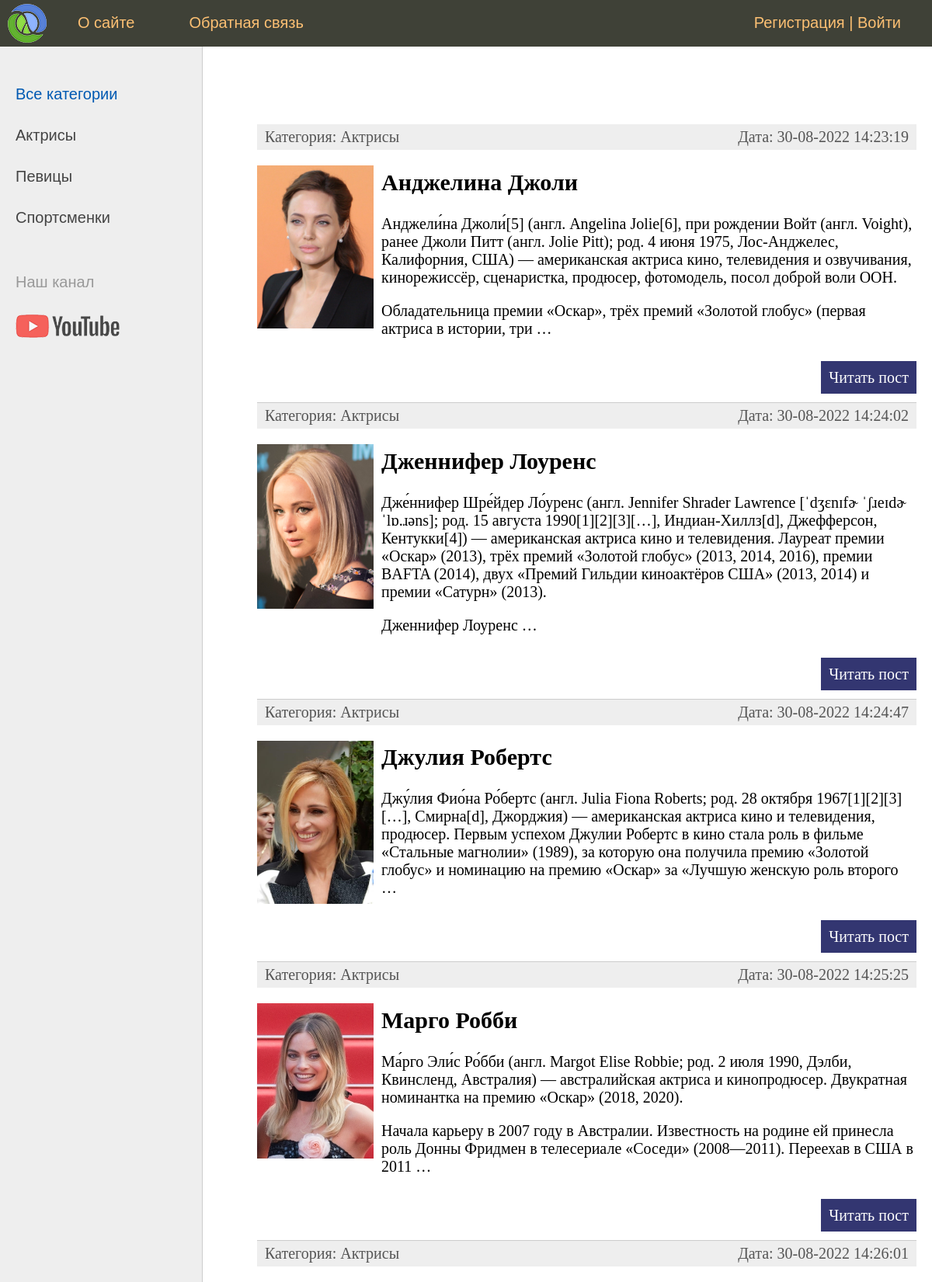
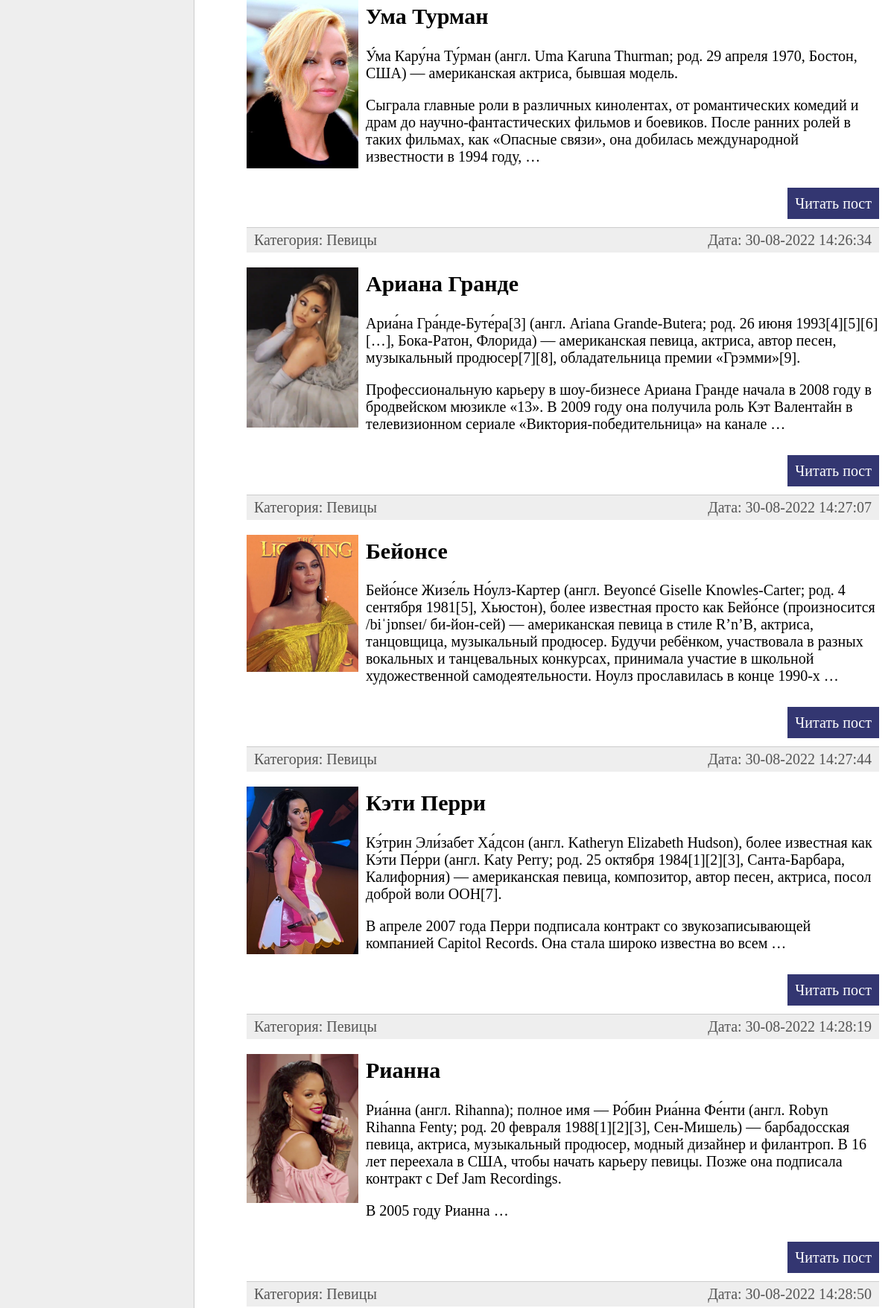
The page / (upper part) on the database its author committed (2 pictures, top to bottom).
### women/models.py (models this page shows, shortened)
class Category(models.Model):
    name = models.CharField(max_length=100, db_index=True, verbose_name='Название')
    slug = models.SlugField(max_length=255, unique=True, db_index=True, verbose_name="URL")
    def __str__(self):
        return self.name
    def get_absolute_url(self):
        return reverse('category', kwargs={'cat_slug': self.slug})
    class Meta:
        verbose_name = "Категория"
        verbose_name_plural = "Категории"
        ordering = ['id']

class Women(models.Model):
    title = models.CharField(max_length=255, verbose_name='Заголовок')
    slug = models.SlugField(max_length=255, unique=True, db_index=True, verbose_name="URL")
    content = models.TextField(blank=True, verbose_name='Текст')
    photo = models.ImageField(upload_to="photos/%Y/%m/%d/", verbose_name='Фото') # Создается удобная директория под фото
    time_create = models.DateTimeField(auto_now_add=True, verbose_name='Время создания') # Создается один раз и не меняется
    time_update = models.DateTimeField(auto_now=True, verbose_name='Время обновления') # Меняется каждый раз при изменении
    is_published = models.BooleanField(default=True, verbose_name='Публикация')
    cat = models.ForeignKey("Category", on_delete=models.PROTECT, verbose_name='Категория') # Category пишем как строку, либо как переменную, но тогда Category должна быть перед Women
    def get_absolute_url(self):
        return reverse('post', kwargs={'post_slug': self.slug})
    class Meta:
        verbose_name = "Известные женщины"
        verbose_name_plural = "Известные женщины"
        ordering = ['id']

### women/views.py (the view)
# urls.py: path('', WomenHome.as_view(), name='home'),
class WomenHome(DataMixin, ListView):
    model = Women
    template_name = 'women/index.html'
    context_object_name = 'posts'
    def get_context_data(self, *, object_list=None, **kwargs):
        context = super().get_context_data(**kwargs)
        c_def = self.get_user_context(title='Главная страница')
        return dict(list(context.items()) + list(c_def.items()))
    def get_queryset(self):
        return Women.objects.filter(is_published=True).select_related('cat')

### women/utils.py (called while the page is built)
    def get_user_context(self, **kwargs):
        context = kwargs
        """Пример использования кэша
        cats = cache.get('cats')
        if not cats:
            cats = Category.objects.annotate(Count('women'))
            cache.set('cats', cats, 60)"""
        cats = Category.objects.annotate(Count('women'))
        user_menu = menu.copy()
        if not self.request.user.is_authenticated:
            user_menu.pop(1)
        context['menu'] = user_menu
        context['cats'] = cats
        if 'cat_selected' not in context:
            context['cat_selected'] = 0
        return context

### women/templates/women/index.html (shortened to what this page needs)
{% extends 'women/base.html' %}
{% block content %}
<ul class="list-articles">
	{% for p in posts %}
			<li><div class="article-panel">
	<p class="first">Категория: {{p.cat}}</p>
	<p class="last">Дата: {{p.time_update|date:"d-m-Y H:i:s"}}</p>
</div>
{% if p.photo %}
	<p><img class="img-article-left thumb" src="{{p.photo.url}}"></p>
{% endif %}
			<h2>{{p.title}}</h2>
	{% autoescape on %}
	{{p.content|linebreaks|truncatewords:50}}
	{% endautoescape %}
			<p class="link-read-post"><a href="{{ p.get_absolute_url }}">Читать пост</a></p>
			</li>
	{% endfor %}
</ul>
{% endblock %}

### women/templates/women/base.html (shortened to what this page needs)
{% load static %}
{% load women_tags %}
<!DOCTYPE html>
<html>
<head>
	<link type="text/css" href="{% static 'women/css/styles.css' %}" rel="stylesheet" />
</head>
<body>
<table class="table-page" border=0 cellpadding="0" cellspacing="0">
<tr><td valign=top>
{% block mainmenu %}
		<div class="header">
			<ul id="mainmenu" class="mainmenu">
			<li class="logo"><a href="{% url 'home' %}"><div class="logo"></div></a></li>
{% for m in menu %}
			<li><a href="{% url m.url_name %}">{{m.title}}</a></li>
{% endfor %}
			{% if request.user.is_authenticated %}
			<li class='last'> {{user.username}} <a href="{% url 'logout' %}">Выйти</a></li>
			{% else %}
			<li class='last'><a href="{% url 'register' %}">Регистрация</a> | <a href="{% url 'login' %}">Войти</a></li>
			{% endif %}
			</ul>
		</div>
{% endblock mainmenu %}
<table class="table-content" border=0 cellpadding="0" cellspacing="0">
<tr>
	<td valign="top" class="left-chapters">
	<ul id="leftchapters">
{% if cat_selected == 0 %}
		<li class="selected">Все категории</li>
{% else %}
		<li><a href="{% url 'home' %}">Все категории</a></li>
{% endif %}
{% for c in cats %}
{% if c.women__count > 0 %}
	{% if c.pk == cat_selected %}
		<li class="selected">{{c.name}}</li>
	{% else %}
		<li><a href="{{ c.get_absolute_url }}">{{c.name}}</a></li>
	{% endif %}
{% endif %}
{% endfor %}
		<li class="share">
		<p>Наш канал</p>
		<a class="share-yt" href="https://www.youtube.com/channel/UClJzWfGWuGJL2t-3dYKcHTA/playlists" target="_blank" rel="nofollow"></a>
		</li>
	</ul>
</td>
<td valign="top" class="content">
	<div class="content-text">
{% block content %}
{% endblock %}
	</div>
</td></tr></table>
</td></tr>
</table>
</body>
</html>

### women/static/women/css/styles.css (style rules this page uses)
html, body { font-family: 'Arial'; margin: 0; padding: 0; height: 100%; width: 100%; color: #444; }
a { color: #0059b2; text-decoration: none; }
img { max-width: 600px; height: auto; }
img.img-article-left { max-width: 300px; height: auto; float: left; padding: 0 10px 10px 0; }
img.img-article-left.thumb { max-width: 150px; height: auto; }
p.link-read-post { text-align: right; }
p.link-read-post a { padding: 10px; min-width: 100px; background: #333671; color: #fff; text-decoration: none; }
div.article-panel { background: #eee; padding: 5px 10px 5px 10px; box-sizing: border-box; overflow: hidden; color: #555; }
div.article-panel p.first { margin: 0; float: left; }
div.article-panel p.last { margin: 0; float: right; }
ul.list-articles { list-style: none; margin: 0; padding: 0; }
ul.list-articles li { border-bottom: 1px solid #ccc; }
.table-page { width: 100%; height: 100%; vertical-align: top; }
.table-page tr { height: 100%; }
.header { background: #3F4137; height: 60px; }
.logo { background: url('../images/logo.png') no-repeat 10px 5px; width: 70px; height: 60px; }
ul.mainmenu { list-style: none; margin: 0; padding: 0; height: 60px; color: #fdc073; font-size: 20px; overflow: hidden; }
ul.mainmenu li { float: left; margin: 18px 40px 0 30px; }
ul.mainmenu li.logo { margin: 0; }
ul.mainmenu li.last { float: right; }
ul.mainmenu li a { color: #fdc073; text-decoration: none; }
.table-content { width: 100%; min-height: 100%; height: 100%; }
.left-chapters { margin: 0; background: #eee; border-right: 1px solid #ccc; min-height: 100%; }
.left-chapters ul { width: 230px; min-height: 100%; margin: 0; padding: 20px 10px 10px 20px; list-style: none; font-size: 20px; }
.left-chapters ul li { margin: 30px 0 0 0; color: #999; }
.left-chapters ul li.selected { color: #0059b2; }
.left-chapters ul li a { color: #444; text-decoration: none; }
.left-chapters ul li.share { margin: 60px 0 0 0; }
.left-chapters ul li.share p { margin: 30px 0 30px 0; }
.left-chapters ul li.share a { display: inline-block; width: 40px; height: 40px; margin: 0 20px 0 0; }
.left-chapters ul li.share a.share-yt { width: 100%; height: 30px; background: url('../images/share_yt.png') no-repeat 0 0 }
.content { padding: 40px 20px 20px 40px; width: 100%; box-sizing: border-box; }
.content-text { margin: 60px 0 0 30px; color: #000; font-size: 20px; font-family: Yandex Sans Display Light; }

### rows shown on the page
Category: name "Актрисы"
Category: name "Певицы"
Category: name "Спортсменки"
Women: cat "Актрисы", time_update "30-08-2022 14:23:19", photo (picture), title "Анджелина Джоли", content "Анджели́на Джоли́[5] (англ. Angelina Jolie[6], при рождении Войт (англ. Voight), ранее Джоли Питт (англ. Jolie Pitt); род. 4 июня 1975, Лос-Анджелес, Калифорния, США) — американская актриса кино, телевидения и озвучивания, кинорежиссёр, сценаристка, продюсер, фотомодель, посол доброй воли ООН. Обладательница премии «Оскар», трёх премий «Золотой глобус» (первая актриса в истории, три …"
Women: cat "Актрисы", time_update "30-08-2022 14:24:02", photo (picture), title "Дженнифер Лоуренс", content "Дже́ннифер Шре́йдер Ло́уренс (англ. Jennifer Shrader Lawrence [ˈdʒɛnɪfɚ ˈʃɹeɪdɚ ˈlɒ.ɹəns]; род. 15 августа 1990[1][2][3][…], Индиан-Хиллз[d], Джефферсон, Кентукки[4]) — американская актриса кино и телевидения. Лауреат премии «Оскар» (2013), трёх премий «Золотой глобус» (2013, 2014, 2016), премии BAFTA (2014), двух «Премий Гильдии киноактёров США» (2013, 2014) и премии «Сатурн» (2013). Дженнифер Лоуренс …"
Women: cat "Актрисы", time_update "30-08-2022 14:24:47", photo (picture), title "Джулия Робертс", content "Джу́лия Фио́на Ро́бертс (англ. Julia Fiona Roberts; род. 28 октября 1967[1][2][3][…], Смирна[d], Джорджия) — американская актриса кино и телевидения, продюсер. Первым успехом Джулии Робертс в кино стала роль в фильме «Стальные магнолии» (1989), за которую она получила премию «Золотой глобус» и номинацию на премию «Оскар» за «Лучшую женскую роль второго …"
Women: cat "Актрисы", time_update "30-08-2022 14:25:25", photo (picture), title "Марго Робби", content "Ма́рго Эли́с Ро́бби (англ. Margot Elise Robbie; род. 2 июля 1990, Дэлби, Квинсленд, Австралия) — австралийская актриса и кинопродюсер. Двукратная номинантка на премию «Оскар» (2018, 2020). Начала карьеру в 2007 году в Австралии. Известность на родине ей принесла роль Донны Фридмен в телесериале «Соседи» (2008—2011). Переехав в США в 2011 …"
Women: cat "Актрисы", time_update "30-08-2022 14:26:01", photo (picture), title "Ума Турман", content "У́ма Кару́на Ту́рман (англ. Uma Karuna Thurman; род. 29 апреля 1970, Бостон, США) — американская актриса, бывшая модель. Сыграла главные роли в различных кинолентах, от романтических комедий и драм до научно-фантастических фильмов и боевиков. После ранних ролей в таких фильмах, как «Опасные связи», она добилась международной известности в 1994 году, …"
Women: cat "Певицы", time_update "30-08-2022 14:26:34", photo (picture), title "Ариана Гранде", content "Ариа́на Гра́нде-Буте́ра[3] (англ. Ariana Grande-Butera; род. 26 июня 1993[4][5][6][…], Бока-Ратон, Флорида) — американская певица, актриса, автор песен, музыкальный продюсер[7][8], обладательница премии «Грэмми»[9]. Профессиональную карьеру в шоу-бизнесе Ариана Гранде начала в 2008 году в бродвейском мюзикле «13». В 2009 году она получила роль Кэт Валентайн в телевизионном сериале «Виктория-победительница» на канале …"
Women: cat "Певицы", time_update "30-08-2022 14:27:07", photo (picture), title "Бейонсе", content "Бейо́нсе Жизе́ль Но́улз-Картер (англ. Beyoncé Giselle Knowles-Carter; род. 4 сентября 1981[5], Хьюстон), более известная просто как Бейо́нсе (произносится /biˈjɒnseɪ/ би-йон-сей) — американская певица в стиле R’n’B, актриса, танцовщица, музыкальный продюсер. Будучи ребёнком, участвовала в разных вокальных и танцевальных конкурсах, принимала участие в школьной художественной самодеятельности. Ноулз прославилась в конце 1990-х …"
Women: cat "Певицы", time_update "30-08-2022 14:27:44", photo (picture), title "Кэти Перри", content "Кэ́трин Эли́забет Ха́дсон (англ. Katheryn Elizabeth Hudson), более известная как Кэ́ти Пе́рри (англ. Katy Perry; род. 25 октября 1984[1][2][3], Санта-Барбара, Калифорния) — американская певица, композитор, автор песен, актриса, посол доброй воли ООН[7]. В апреле 2007 года Перри подписала контракт со звукозаписывающей компанией Capitol Records. Она стала широко известна во всем …"
Women: cat "Певицы", time_update "30-08-2022 14:28:19", photo (picture), title "Рианна", content "Риа́нна (англ. Rihanna); полное имя — Ро́бин Риа́нна Фе́нти (англ. Robyn Rihanna Fenty; род. 20 февраля 1988[1][2][3], Сен-Мишель) — барбадосская певица, актриса, музыкальный продюсер, модный дизайнер и филантроп. В 16 лет переехала в США, чтобы начать карьеру певицы. Позже она подписала контракт с Def Jam Recordings. В 2005 году Рианна …"
Women: cat "Певицы", time_update "30-08-2022 14:28:50"

### other values the page prints
{{ m.title }} "О сайте" "Обратная связь"
